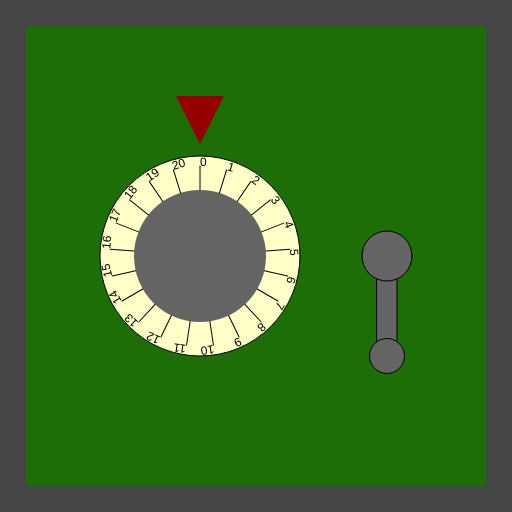
Frame 1 (no input)
Frame 60 (no input): identical to frame 1, image omitted
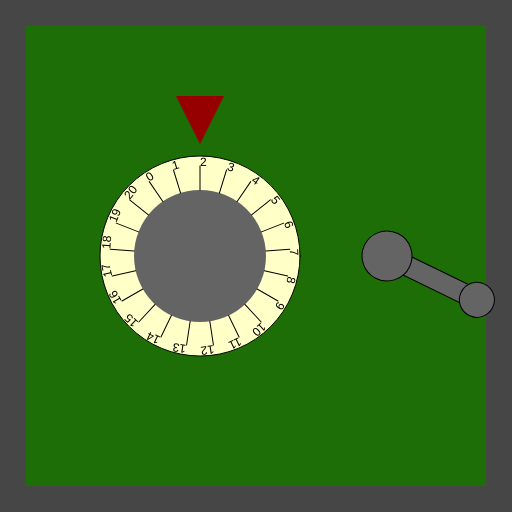
Frame 120 (the mouse pressed at the canvas centre since frame 60)

The p5.js sketch that drew these frames (run headless with seeded random() and noise() and a simulated clock; from frame 60 on, the mouse is pressed at the canvas centre):

// p5.js sketch
// ── sketch.js
/*

Officer: 9645752
CaseNum: 303-0-31748404-9645752

Case 303 - The Case of the Crooked Attorney
Stage 1 - Torvalds' Office

District Attorney Torvalds is well respected in Console City as an upstanding citizen and
enforcer of the law. Of course he’s as crooked as they come. I’ve had enough of having our
hard work at Sleuth and Co undermined by his bribes and back-payments. Let’s take take this
sucker down. I happen to know that Torvalds keeps his incriminating documents spread amongst
several safes in town. I’ll need you to bend the rules a little by breaking into them and
retrieving the incriminating evidence.

The first safe is in Torvald’s office. Crack it by doing the following:

	When the mouse button is released:
	- Make SecretVaultKey_a equal to 8

	When any key is pressed:
	- Make SecretVaultKey_a equal to 19

	Whilst the mouse is being dragged:
	- Make SecretVaultKey_a equal to 6

	When the mouse button is pressed:
	- Make SecretVaultKey_a equal to 2

	When any key is pressed:
	- Make SecretVaultKey_b equal to 1

	When the mouse button is released:
	- Make SecretVaultKey_b equal to 0

	When any key is released:
	- Make SecretVaultKey_b equal to 60

	When the mouse button is pressed:
	- Make SecretVaultKey_b equal to 64



There are many possible ways of investigating this case, but you
should use ONLY the following commands:

	- The assignment operator aka. the equals sign !

*/

//declare the variables

var SecretVaultKey_a;
var SecretVaultKey_b;


function preload()
{
	//IMAGES WILL BE LOADED HERE

}

function setup()
{
	createCanvas(512,512);

	//initialise the variables
	SecretVaultKey_a = 0;
	SecretVaultKey_b = 0;

}

///////////////////EVENT HANDLERS///////////////////

//Add your code to these events to open the safe ...

function mouseMoved()
{
	console.log("mouseMoved", mouseX, mouseY);
}

function mouseDragged()
{
	console.log("mouseDragged", mouseX, mouseY);
    //	Whilst the mouse is being dragged:
	// - Make SecretVaultKey_a equal to 6
        SecretVaultKey_a = 6;
}

function mousePressed()
{
	console.log("mousePressed");
    //	When the mouse button is pressed:
	// - Make SecretVaultKey_a equal to 2
    //	- Make SecretVaultKey_b equal to 64

        SecretVaultKey_a = 2;
        SecretVaultKey_b = 64;
}

function mouseReleased()
{
	console.log("mouseReleased");
   // 	When the mouse button is released:
    //	- Make SecretVaultKey_a equal to 8
    // - Make SecretVaultKey_b equal to 0
    SecretVaultKey_a = 8;
    SecretVaultKey_b = 0;
}

function keyPressed()
{
	console.log("keyPressed", key);
    //    	When any key is pressed:
    //	- Make SecretVaultKey_a equal to 19
    //  - Make SecretVaultKey_b equal to 1
        SecretVaultKey_a = 19;
        SecretVaultKey_b = 1;
}

function keyReleased()
{
	console.log("keyReleased", key);
    // When any key is released:
    // - Make SecretVaultKey_b equal to 60
        SecretVaultKey_b = 60;
}

///////////////DO NOT CHANGE CODE BELOW THIS POINT///////////////////

function draw()
{


	//Draw the safe door
	background(70);
	noStroke();
	fill(29,110,6);
	rect(26,26,width-52,width-52);

	//Draw the combination dial
	push();
	translate(200,height/2);
	drawDial(200, SecretVaultKey_a, 21);
	pop();

	//Draw the lever
	push();
	translate(width - 125,256);
	drawLever(SecretVaultKey_b);
	pop();

}

function drawDial(diameter,num,maxNum)
{
	//the combination lock

	var r = diameter * 0.5;
	var p = r * 0.6;

	stroke(0);
	fill(255,255,200);
	ellipse(0,0,diameter,diameter);
	fill(100);
	noStroke();
	ellipse(0,0,diameter*0.66,diameter*0.66);
	fill(150,0,0);
	triangle(
		-p * 0.4,-r-p,
		p * 0.4,-r-p,
		0,-r-p/5
	);

	noStroke();

	push();
	var inc = 360/maxNum;

	rotate(radians(-num * inc));
	for(var i = 0; i < maxNum; i++)
	{
		push();
		rotate(radians(i * inc));
		stroke(0);
		line(0,-r*0.66,0,-(r-10));
		noStroke();
		fill(0);
		text(i,0,-(r-10));
		pop();
	}

	pop();
}

function drawLever(rot)
{
	push();
	rotate(radians(-rot))
	stroke(0);
	fill(100);
	rect(-10,0,20,100);
	ellipse(0,0,50,50);
	ellipse(0,100,35,35);
	pop();
}
